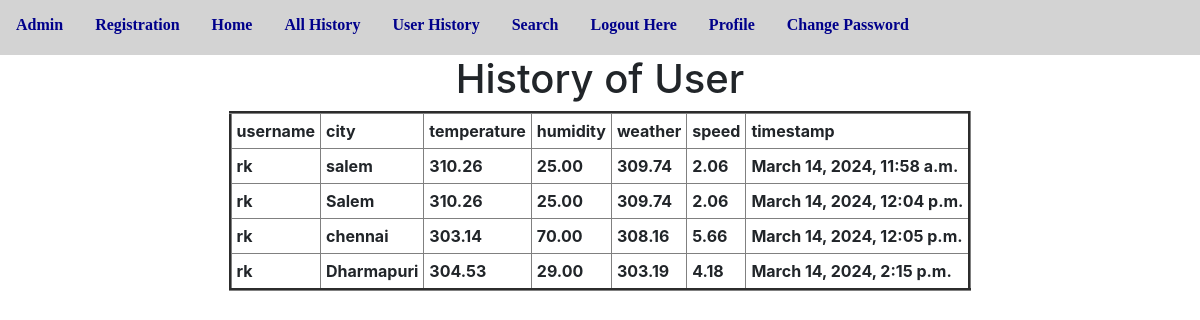
Screenshot of /user_history/ (signed in) with the database file from the repository.
### app/models.py (models this page shows, shortened)
class WeatherData(models.Model):
    username=models.ForeignKey(User,on_delete=models.CASCADE,default=0)
    city = models.CharField(max_length=100)
    temperature = models.DecimalField(max_digits=5, decimal_places=2)
    humidity = models.DecimalField(max_digits=5, decimal_places=2)
    weather=models.CharField(max_length=10,default=0)
    speed=models.CharField(max_length=10,default=0)
    timestamp = models.DateTimeField(auto_now_add=True)

### app/views.py (the view)
# urls.py: path('user_history/',user_history,name='user_history'),
@login_required
def user_history(request):
    username=request.session['username']
    UO=User.objects.get(username=username)
    LWO=WeatherData.objects.filter(username=UO)
    d={'LWO':LWO}
    return render(request,'user_history.html',d)

### templates/user_history.html (shortened to what this page needs)
{% extends 'dummy.html' %}
{% block body_block %}
<center>
<h1>History of User</h1>
    <table border="3px" cellpadding="5px">
        <tr>
            <th>username</th>
            <th>city</th>
            <th>temperature</th>
            <th>humidity</th>
            <th>weather</th>
            <th>speed</th>
            <th>timestamp</th>
        </tr>
{% for obj in LWO %}
        <tr><th>{{obj.username}}</th>
            <th>{{obj.city}}</th>
            <th>{{obj.temperature}}</th>
            <th>{{obj.humidity}}</th>
            <th>{{obj.weather}}</th>
            <th>{{obj.speed}}</th>
            <th>{{obj.timestamp}}</th>
        </tr>
{% endfor %}
    </table>
</center>
{% endblock %}

### rows the page displays
WeatherData: username "rk", city "salem", temperature "310.26", humidity "25.00", weather "309.74", speed "2.06", timestamp "March 14, 2024, 11:58 a.m."
WeatherData: username "rk", city "Salem", temperature "310.26", humidity "25.00", weather "309.74", speed "2.06", timestamp "March 14, 2024, 12:04 p.m."
WeatherData: username "rk", city "chennai", temperature "303.14", humidity "70.00", weather "308.16", speed "5.66", timestamp "March 14, 2024, 12:05 p.m."
WeatherData: username "rk", city "Dharmapuri", temperature "304.53", humidity "29.00", weather "303.19", speed "4.18", timestamp "March 14, 2024, 2:15 p.m."
